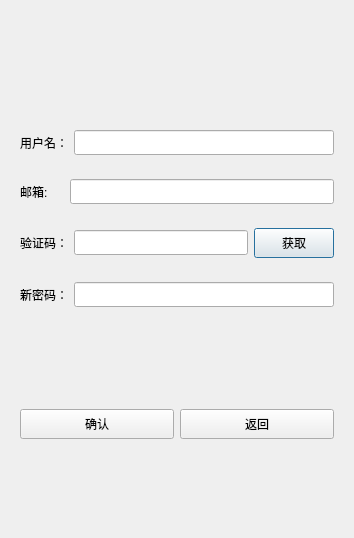
<?xml version="1.0" encoding="UTF-8"?>
<ui version="4.0">
 <class>ResetDialog</class>
 <widget class="QDialog" name="ResetDialog">
  <property name="geometry">
   <rect>
    <x>0</x>
    <y>0</y>
    <width>354</width>
    <height>538</height>
   </rect>
  </property>
  <property name="windowTitle">
   <string>Dialog</string>
  </property>
  <layout class="QVBoxLayout" name="verticalLayout">
   <item>
    <spacer name="verticalSpacer">
     <property name="orientation">
      <enum>Qt::Orientation::Vertical</enum>
     </property>
     <property name="sizeHint" stdset="0">
      <size>
       <width>20</width>
       <height>40</height>
      </size>
     </property>
    </spacer>
   </item>
   <item>
    <widget class="QLabel" name="err_tip">
     <property name="minimumSize">
      <size>
       <width>0</width>
       <height>25</height>
      </size>
     </property>
     <property name="maximumSize">
      <size>
       <width>16777215</width>
       <height>25</height>
      </size>
     </property>
     <property name="text">
      <string/>
     </property>
     <property name="alignment">
      <set>Qt::AlignmentFlag::AlignCenter</set>
     </property>
    </widget>
   </item>
   <item>
    <widget class="QWidget" name="widget" native="true">
     <layout class="QHBoxLayout" name="horizontalLayout">
      <item>
       <widget class="QLabel" name="user_lb">
        <property name="minimumSize">
         <size>
          <width>0</width>
          <height>25</height>
         </size>
        </property>
        <property name="maximumSize">
         <size>
          <width>16777215</width>
          <height>25</height>
         </size>
        </property>
        <property name="text">
         <string>用户名：</string>
        </property>
       </widget>
      </item>
      <item>
       <widget class="QLineEdit" name="user_edit">
        <property name="minimumSize">
         <size>
          <width>0</width>
          <height>25</height>
         </size>
        </property>
        <property name="maximumSize">
         <size>
          <width>16777215</width>
          <height>25</height>
         </size>
        </property>
       </widget>
      </item>
     </layout>
    </widget>
   </item>
   <item>
    <widget class="QWidget" name="widget_2" native="true">
     <layout class="QHBoxLayout" name="horizontalLayout_2">
      <item>
       <widget class="QLabel" name="email_lb">
        <property name="minimumSize">
         <size>
          <width>0</width>
          <height>25</height>
         </size>
        </property>
        <property name="maximumSize">
         <size>
          <width>16777215</width>
          <height>25</height>
         </size>
        </property>
        <property name="text">
         <string>邮箱:     </string>
        </property>
       </widget>
      </item>
      <item>
       <widget class="QLineEdit" name="email_edit">
        <property name="minimumSize">
         <size>
          <width>0</width>
          <height>25</height>
         </size>
        </property>
        <property name="maximumSize">
         <size>
          <width>16777215</width>
          <height>25</height>
         </size>
        </property>
       </widget>
      </item>
     </layout>
    </widget>
   </item>
   <item>
    <widget class="QWidget" name="widget_3" native="true">
     <layout class="QHBoxLayout" name="horizontalLayout_3">
      <item>
       <widget class="QLabel" name="verify_lb">
        <property name="minimumSize">
         <size>
          <width>0</width>
          <height>25</height>
         </size>
        </property>
        <property name="maximumSize">
         <size>
          <width>16777215</width>
          <height>25</height>
         </size>
        </property>
        <property name="text">
         <string>验证码：</string>
        </property>
       </widget>
      </item>
      <item>
       <widget class="QLineEdit" name="verify_edit">
        <property name="minimumSize">
         <size>
          <width>0</width>
          <height>25</height>
         </size>
        </property>
        <property name="maximumSize">
         <size>
          <width>16777215</width>
          <height>25</height>
         </size>
        </property>
       </widget>
      </item>
      <item>
       <widget class="TimerBtn" name="verify_btn">
        <property name="minimumSize">
         <size>
          <width>0</width>
          <height>30</height>
         </size>
        </property>
        <property name="maximumSize">
         <size>
          <width>16777215</width>
          <height>30</height>
         </size>
        </property>
        <property name="text">
         <string>获取</string>
        </property>
       </widget>
      </item>
     </layout>
    </widget>
   </item>
   <item>
    <widget class="QWidget" name="widget_4" native="true">
     <layout class="QHBoxLayout" name="horizontalLayout_4">
      <item>
       <widget class="QLabel" name="pwd_lb">
        <property name="minimumSize">
         <size>
          <width>0</width>
          <height>25</height>
         </size>
        </property>
        <property name="maximumSize">
         <size>
          <width>16777215</width>
          <height>25</height>
         </size>
        </property>
        <property name="text">
         <string>新密码：</string>
        </property>
       </widget>
      </item>
      <item>
       <widget class="QLineEdit" name="pwd_edit">
        <property name="minimumSize">
         <size>
          <width>0</width>
          <height>25</height>
         </size>
        </property>
        <property name="maximumSize">
         <size>
          <width>16777215</width>
          <height>25</height>
         </size>
        </property>
       </widget>
      </item>
     </layout>
    </widget>
   </item>
   <item>
    <spacer name="verticalSpacer_2">
     <property name="orientation">
      <enum>Qt::Orientation::Vertical</enum>
     </property>
     <property name="sizeHint" stdset="0">
      <size>
       <width>20</width>
       <height>40</height>
      </size>
     </property>
    </spacer>
   </item>
   <item>
    <widget class="QWidget" name="widget_5" native="true">
     <layout class="QHBoxLayout" name="horizontalLayout_5">
      <item>
       <widget class="QPushButton" name="sure_btn">
        <property name="minimumSize">
         <size>
          <width>0</width>
          <height>30</height>
         </size>
        </property>
        <property name="maximumSize">
         <size>
          <width>16777215</width>
          <height>30</height>
         </size>
        </property>
        <property name="text">
         <string>确认</string>
        </property>
       </widget>
      </item>
      <item>
       <widget class="QPushButton" name="return_btn">
        <property name="minimumSize">
         <size>
          <width>0</width>
          <height>30</height>
         </size>
        </property>
        <property name="maximumSize">
         <size>
          <width>16777215</width>
          <height>30</height>
         </size>
        </property>
        <property name="text">
         <string>返回</string>
        </property>
       </widget>
      </item>
     </layout>
    </widget>
   </item>
   <item>
    <spacer name="verticalSpacer_3">
     <property name="orientation">
      <enum>Qt::Orientation::Vertical</enum>
     </property>
     <property name="sizeHint" stdset="0">
      <size>
       <width>20</width>
       <height>40</height>
      </size>
     </property>
    </spacer>
   </item>
  </layout>
 </widget>
 <customwidgets>
  <customwidget>
   <class>TimerBtn</class>
   <extends>QPushButton</extends>
   <header>timerbtn.h</header>
  </customwidget>
 </customwidgets>
 <resources/>
 <connections/>
</ui>
